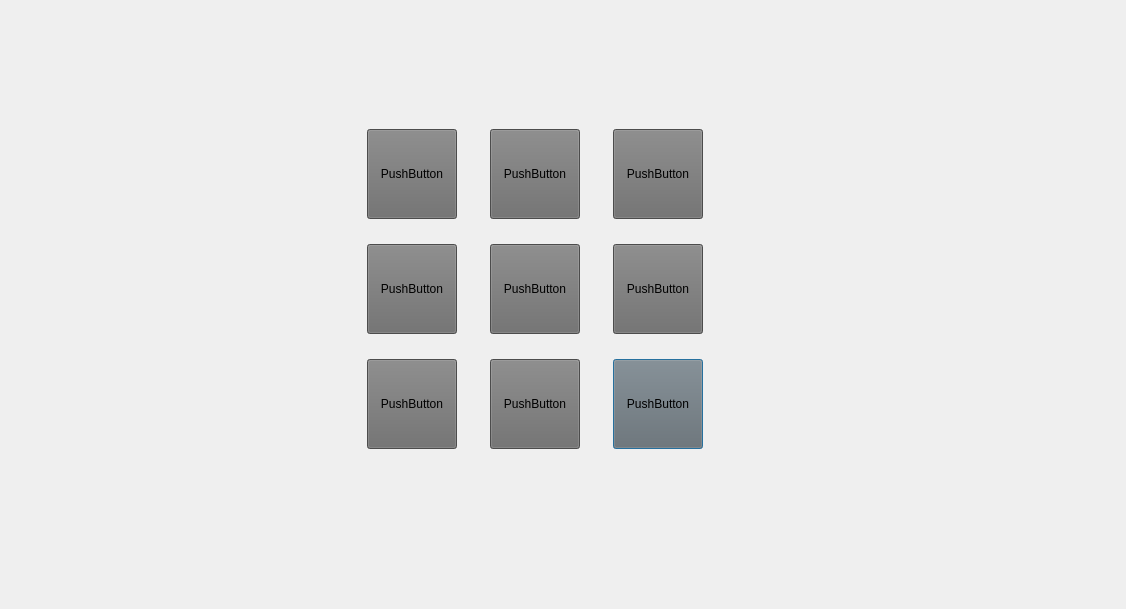
<?xml version="1.0" encoding="UTF-8"?>
<ui version="4.0">
 <class>SUSGame</class>
 <widget class="QDialog" name="SUSGame">
  <property name="geometry">
   <rect>
    <x>0</x>
    <y>0</y>
    <width>1126</width>
    <height>609</height>
   </rect>
  </property>
  <property name="maximumSize">
   <size>
    <width>16777215</width>
    <height>16777215</height>
   </size>
  </property>
  <property name="windowTitle">
   <string>Dialog</string>
  </property>
  <widget class="QWidget" name="gridLayoutWidget">
   <property name="geometry">
    <rect>
     <x>340</x>
     <y>110</y>
     <width>391</width>
     <height>361</height>
    </rect>
   </property>
   <layout class="QGridLayout" name="gridLayout">
    <item row="2" column="2">
     <widget class="QPushButton" name="button9">
      <property name="maximumSize">
       <size>
        <width>90</width>
        <height>90</height>
       </size>
      </property>
      <property name="styleSheet">
       <string notr="true">background-color: rgb(107, 107, 107);</string>
      </property>
      <property name="text">
       <string>PushButton</string>
      </property>
     </widget>
    </item>
    <item row="0" column="1">
     <widget class="QPushButton" name="button2">
      <property name="maximumSize">
       <size>
        <width>90</width>
        <height>90</height>
       </size>
      </property>
      <property name="styleSheet">
       <string notr="true">background-color: rgb(107, 107, 107);</string>
      </property>
      <property name="text">
       <string>PushButton</string>
      </property>
     </widget>
    </item>
    <item row="1" column="2">
     <widget class="QPushButton" name="button6">
      <property name="maximumSize">
       <size>
        <width>90</width>
        <height>90</height>
       </size>
      </property>
      <property name="styleSheet">
       <string notr="true">background-color: rgb(107, 107, 107);</string>
      </property>
      <property name="text">
       <string>PushButton</string>
      </property>
     </widget>
    </item>
    <item row="2" column="0">
     <widget class="QPushButton" name="button7">
      <property name="maximumSize">
       <size>
        <width>90</width>
        <height>90</height>
       </size>
      </property>
      <property name="styleSheet">
       <string notr="true">background-color: rgb(107, 107, 107);</string>
      </property>
      <property name="text">
       <string>PushButton</string>
      </property>
     </widget>
    </item>
    <item row="0" column="0">
     <widget class="QPushButton" name="button1">
      <property name="minimumSize">
       <size>
        <width>0</width>
        <height>0</height>
       </size>
      </property>
      <property name="maximumSize">
       <size>
        <width>90</width>
        <height>90</height>
       </size>
      </property>
      <property name="styleSheet">
       <string notr="true">background-color: rgb(107, 107, 107);</string>
      </property>
      <property name="text">
       <string>PushButton</string>
      </property>
     </widget>
    </item>
    <item row="2" column="1">
     <widget class="QPushButton" name="button8">
      <property name="maximumSize">
       <size>
        <width>90</width>
        <height>90</height>
       </size>
      </property>
      <property name="styleSheet">
       <string notr="true">background-color: rgb(107, 107, 107);</string>
      </property>
      <property name="text">
       <string>PushButton</string>
      </property>
     </widget>
    </item>
    <item row="1" column="1">
     <widget class="QPushButton" name="button5">
      <property name="maximumSize">
       <size>
        <width>90</width>
        <height>90</height>
       </size>
      </property>
      <property name="styleSheet">
       <string notr="true">background-color: rgb(107, 107, 107);</string>
      </property>
      <property name="text">
       <string>PushButton</string>
      </property>
     </widget>
    </item>
    <item row="0" column="2">
     <widget class="QPushButton" name="button3">
      <property name="maximumSize">
       <size>
        <width>90</width>
        <height>90</height>
       </size>
      </property>
      <property name="styleSheet">
       <string notr="true">background-color: rgb(107, 107, 107);</string>
      </property>
      <property name="text">
       <string>PushButton</string>
      </property>
     </widget>
    </item>
    <item row="1" column="0">
     <widget class="QPushButton" name="button4">
      <property name="minimumSize">
       <size>
        <width>0</width>
        <height>0</height>
       </size>
      </property>
      <property name="maximumSize">
       <size>
        <width>90</width>
        <height>90</height>
       </size>
      </property>
      <property name="styleSheet">
       <string notr="true">background-color: rgb(107, 107, 107);</string>
      </property>
      <property name="text">
       <string>PushButton</string>
      </property>
     </widget>
    </item>
   </layout>
  </widget>
 </widget>
 <resources/>
 <connections/>
</ui>
